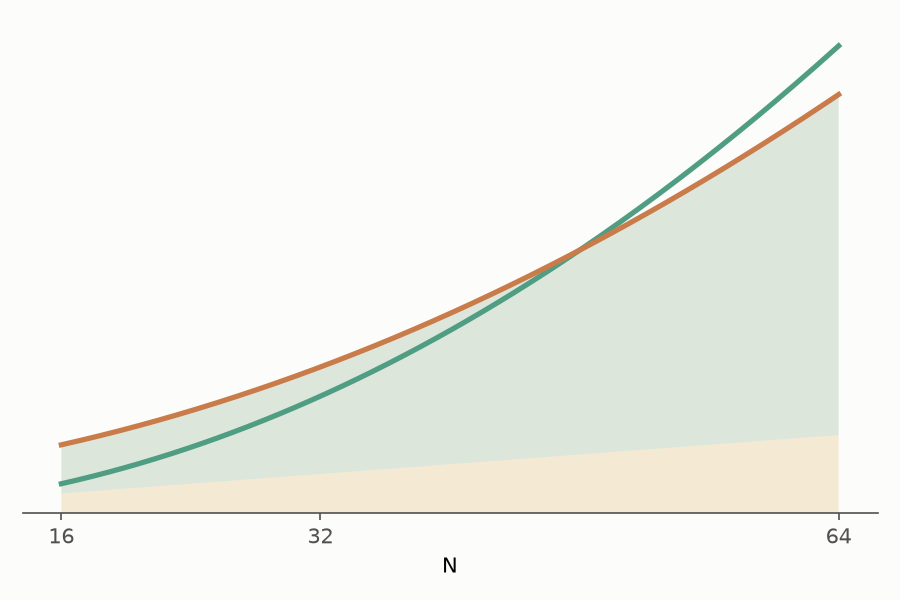

Write Python code to recreate this figure.
"""
Plot the early, back-of-envelope performance model from the presentation
(before we actually counted assembly lines) -- see theory/cycle_model.py for
the later, exact hand-counted version.

Reasoning:
    vmac count for an NxNx64 problem, one vmac does an 8x8x8 block:
        (1/8) * N^2 vmacs

    Expected performance:
        conversion:  O(N)
        matmul:      (1/8) * N^2 + O(1)
        total:       (1/8) * N^2 + O(N)
    Baseline (fused) performance:
        1.5 * (1/8) * N^2 + O(1)

The O(1)/O(N) constants below are illustrative placeholders (the point of
this plot is the qualitative story -- unfused starts behind but improves
relative to the fused baseline as N grows -- not exact cycle numbers).

Usage:
    python3 theory/expected_performance.py

Requires: numpy, matplotlib
"""

from pathlib import Path

import numpy as np

SCRIPT_DIR = Path(__file__).resolve().parent

COLOR_BASELINE = "#4f9d82"       # muted teal
COLOR_UNFUSED_TOTAL = "#c97b4a"  # muted terracotta
COLOR_CONV = "#e0b45c"           # soft gold (light fill only)
COLOR_MATMUL = "#7fa87f"         # soft green (light fill only)
FILL_ALPHA = 0.25
COLOR_TEXT_SECONDARY = "#52514e"
COLOR_SURFACE = "#fcfcfb"

# Illustrative O(1)/O(N) constants -- see module docstring. Chosen so the
# two curves cross at N=48: since baseline's N^2 coefficient (1.5 * 1/8) is
# fixed relative to matmul's, forcing the crossover to N=48 (right of the
# domain's midpoint) necessarily makes the split asymmetric -- a big gap
# favoring baseline at N=16 (ratio ~0.43) and a modest gap favoring unfused
# by N=64 (ratio ~1.12).
MATMUL_CONST = 48
BASELINE_CONST = 0
CONV_SLOPE = 2.0


def vmac_count(n):
    return (1 / 8) * n ** 2


def conv_cycles(n):
    return CONV_SLOPE * n


def matmul_cycles(n):
    return vmac_count(n) + MATMUL_CONST


def baseline_cycles(n):
    return 1.5 * vmac_count(n) + BASELINE_CONST


def main():
    try:
        import matplotlib
        matplotlib.use("Agg")
        import matplotlib.pyplot as plt
    except ImportError:
        print("matplotlib not installed (pip install matplotlib)")
        return

    n = np.linspace(16, 64, 200)
    baseline = baseline_cycles(n)
    conv = conv_cycles(n)
    matmul = matmul_cycles(n)
    unfused_total = conv + matmul

    fig, ax = plt.subplots(figsize=(6, 4), facecolor=COLOR_SURFACE)
    ax.set_facecolor(COLOR_SURFACE)

    ax.stackplot(n, conv, matmul, colors=[COLOR_CONV, COLOR_MATMUL], alpha=FILL_ALPHA)
    ax.plot(n, baseline, color=COLOR_BASELINE, linewidth=2.5)
    ax.plot(n, unfused_total, color=COLOR_UNFUSED_TOTAL, linewidth=2.5)

    ax.set_xlabel("N")
    ax.set_xticks([16, 32, 64])
    ax.set_yticks([])
    ax.tick_params(colors=COLOR_TEXT_SECONDARY)
    for spine in ("top", "right", "left"):
        ax.spines[spine].set_visible(False)
    ax.spines["bottom"].set_color(COLOR_TEXT_SECONDARY)

    fig.tight_layout()
    out_path = SCRIPT_DIR / "expected_performance.png"
    fig.savefig(out_path, dpi=150)
    plt.close(fig)

    print(f"wrote {out_path}")


if __name__ == "__main__":
    main()
